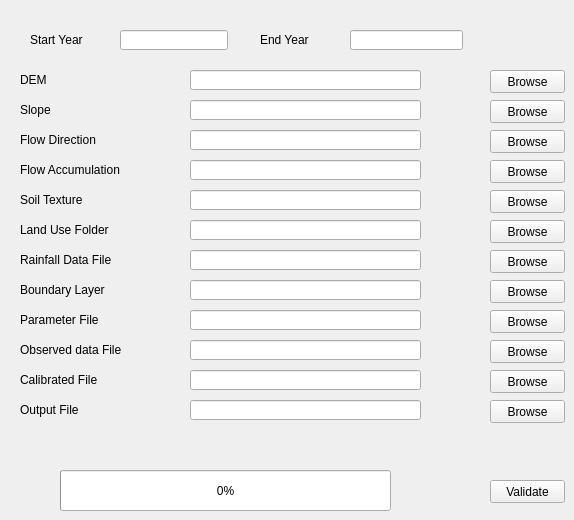
         <widget class="QWidget" name="Validation">
          <attribute name="title">
           <string>Validation</string>
          </attribute>
          <widget class="QLabel" name="LB_VA_8">
           <property name="geometry">
            <rect>
             <x>20</x>
             <y>280</y>
             <width>141</width>
             <height>20</height>
            </rect>
           </property>
           <property name="text">
            <string>Boundary Layer</string>
           </property>
          </widget>
          <widget class="QLabel" name="LB_VA_EY">
           <property name="geometry">
            <rect>
             <x>260</x>
             <y>30</y>
             <width>71</width>
             <height>20</height>
            </rect>
           </property>
           <property name="text">
            <string>End Year</string>
           </property>
          </widget>
          <widget class="QLabel" name="LB_VA_4">
           <property name="geometry">
            <rect>
             <x>20</x>
             <y>160</y>
             <width>151</width>
             <height>20</height>
            </rect>
           </property>
           <property name="text">
            <string>Flow Accumulation</string>
           </property>
          </widget>
          <widget class="QLabel" name="LB_VA_3">
           <property name="geometry">
            <rect>
             <x>20</x>
             <y>130</y>
             <width>131</width>
             <height>20</height>
            </rect>
           </property>
           <property name="text">
            <string>Flow Direction</string>
           </property>
          </widget>
          <widget class="QLabel" name="LB_VA_9">
           <property name="geometry">
            <rect>
             <x>20</x>
             <y>310</y>
             <width>141</width>
             <height>20</height>
            </rect>
           </property>
           <property name="text">
            <string>Parameter File</string>
           </property>
          </widget>
          <widget class="QPushButton" name="PB_VA_1">
           <property name="geometry">
            <rect>
             <x>490</x>
             <y>70</y>
             <width>75</width>
             <height>23</height>
            </rect>
           </property>
           <property name="text">
            <string>Browse</string>
           </property>
          </widget>
          <widget class="QPushButton" name="Cal_MR_A_3">
           <property name="geometry">
            <rect>
             <x>490</x>
             <y>480</y>
             <width>75</width>
             <height>23</height>
            </rect>
           </property>
           <property name="text">
            <string>Validate</string>
           </property>
          </widget>
          <widget class="QLabel" name="LB_VA_1">
           <property name="geometry">
            <rect>
             <x>20</x>
             <y>70</y>
             <width>71</width>
             <height>20</height>
            </rect>
           </property>
           <property name="text">
            <string>DEM</string>
           </property>
          </widget>
          <widget class="QLabel" name="LB_VA_5">
           <property name="geometry">
            <rect>
             <x>20</x>
             <y>190</y>
             <width>141</width>
             <height>20</height>
            </rect>
           </property>
           <property name="text">
            <string>Soil Texture</string>
           </property>
          </widget>
          <widget class="QPushButton" name="PB_VA_2">
           <property name="geometry">
            <rect>
             <x>490</x>
             <y>100</y>
             <width>75</width>
             <height>23</height>
            </rect>
           </property>
           <property name="text">
            <string>Browse</string>
           </property>
          </widget>
          <widget class="QPushButton" name="PB_VA_5">
           <property name="geometry">
            <rect>
             <x>490</x>
             <y>190</y>
             <width>75</width>
             <height>23</height>
            </rect>
           </property>
           <property name="text">
            <string>Browse</string>
           </property>
          </widget>
          <widget class="QLabel" name="LB_VA_10">
           <property name="geometry">
            <rect>
             <x>20</x>
             <y>340</y>
             <width>141</width>
             <height>20</height>
            </rect>
           </property>
           <property name="text">
            <string>Observed data File</string>
           </property>
          </widget>
          <widget class="QPushButton" name="PB_VA_6">
           <property name="geometry">
            <rect>
             <x>490</x>
             <y>220</y>
             <width>75</width>
             <height>23</height>
            </rect>
           </property>
           <property name="text">
            <string>Browse</string>
           </property>
          </widget>
          <widget class="QPushButton" name="PB_VA_3">
           <property name="geometry">
            <rect>
             <x>490</x>
             <y>130</y>
             <width>75</width>
             <height>23</height>
            </rect>
           </property>
           <property name="text">
            <string>Browse</string>
           </property>
          </widget>
          <widget class="QPushButton" name="PB_VA_8">
           <property name="geometry">
            <rect>
             <x>490</x>
             <y>280</y>
             <width>75</width>
             <height>23</height>
            </rect>
           </property>
           <property name="text">
            <string>Browse</string>
           </property>
          </widget>
          <widget class="QLabel" name="LB_VA_7">
           <property name="geometry">
            <rect>
             <x>20</x>
             <y>250</y>
             <width>141</width>
             <height>20</height>
            </rect>
           </property>
           <property name="text">
            <string>Rainfall Data File</string>
           </property>
          </widget>
          <widget class="QPushButton" name="PB_VA_11">
           <property name="geometry">
            <rect>
             <x>490</x>
             <y>370</y>
             <width>75</width>
             <height>23</height>
            </rect>
           </property>
           <property name="text">
            <string>Browse</string>
           </property>
          </widget>
          <widget class="QPushButton" name="PB_VA_10">
           <property name="geometry">
            <rect>
             <x>490</x>
             <y>340</y>
             <width>75</width>
             <height>23</height>
            </rect>
           </property>
           <property name="text">
            <string>Browse</string>
           </property>
          </widget>
          <widget class="QPushButton" name="PB_VA_9">
           <property name="geometry">
            <rect>
             <x>490</x>
             <y>310</y>
             <width>75</width>
             <height>23</height>
            </rect>
           </property>
           <property name="text">
            <string>Browse</string>
           </property>
          </widget>
          <widget class="QProgressBar" name="PG_VA">
           <property name="geometry">
            <rect>
             <x>60</x>
             <y>470</y>
             <width>331</width>
             <height>41</height>
            </rect>
           </property>
           <property name="value">
            <number>0</number>
           </property>
          </widget>
          <widget class="QPushButton" name="PB_VA_7">
           <property name="geometry">
            <rect>
             <x>490</x>
             <y>250</y>
             <width>75</width>
             <height>23</height>
            </rect>
           </property>
           <property name="text">
            <string>Browse</string>
           </property>
          </widget>
          <widget class="QPushButton" name="PB_VA_4">
           <property name="geometry">
            <rect>
             <x>490</x>
             <y>160</y>
             <width>75</width>
             <height>23</height>
            </rect>
           </property>
           <property name="text">
            <string>Browse</string>
           </property>
          </widget>
          <widget class="QLineEdit" name="LE_VA_EY">
           <property name="geometry">
            <rect>
             <x>350</x>
             <y>30</y>
             <width>113</width>
             <height>20</height>
            </rect>
           </property>
          </widget>
          <widget class="QLabel" name="LB_VA_2">
           <property name="geometry">
            <rect>
             <x>20</x>
             <y>100</y>
             <width>81</width>
             <height>20</height>
            </rect>
           </property>
           <property name="text">
            <string>Slope</string>
           </property>
          </widget>
          <widget class="QLineEdit" name="LE_VA_SY">
           <property name="geometry">
            <rect>
             <x>120</x>
             <y>30</y>
             <width>108</width>
             <height>20</height>
            </rect>
           </property>
          </widget>
          <widget class="QLabel" name="LB_VA_11">
           <property name="geometry">
            <rect>
             <x>20</x>
             <y>370</y>
             <width>131</width>
             <height>20</height>
            </rect>
           </property>
           <property name="text">
            <string>Calibrated File</string>
           </property>
          </widget>
          <widget class="QLabel" name="LB_VA_SY">
           <property name="geometry">
            <rect>
             <x>30</x>
             <y>30</y>
             <width>81</width>
             <height>20</height>
            </rect>
           </property>
           <property name="text">
            <string>Start Year</string>
           </property>
          </widget>
          <widget class="QLabel" name="LB_VA_6">
           <property name="geometry">
            <rect>
             <x>20</x>
             <y>220</y>
             <width>131</width>
             <height>20</height>
            </rect>
           </property>
           <property name="text">
            <string>Land Use Folder</string>
           </property>
          </widget>
          <widget class="QPushButton" name="PB_VA_12">
           <property name="geometry">
            <rect>
             <x>490</x>
             <y>400</y>
             <width>75</width>
             <height>23</height>
            </rect>
           </property>
           <property name="text">
            <string>Browse</string>
           </property>
          </widget>
          <widget class="QLabel" name="LB_VA_12">
           <property name="geometry">
            <rect>
             <x>20</x>
             <y>400</y>
             <width>81</width>
             <height>20</height>
            </rect>
           </property>
           <property name="text">
            <string>Output File</string>
           </property>
          </widget>
          <widget class="QLineEdit" name="LE_VA_1">
           <property name="geometry">
            <rect>
             <x>190</x>
             <y>70</y>
             <width>231</width>
             <height>20</height>
            </rect>
           </property>
          </widget>
          <widget class="QLineEdit" name="LE_VA_2">
           <property name="geometry">
            <rect>
             <x>190</x>
             <y>100</y>
             <width>231</width>
             <height>20</height>
            </rect>
           </property>
          </widget>
          <widget class="QLineEdit" name="LE_VA_3">
           <property name="geometry">
            <rect>
             <x>190</x>
             <y>130</y>
             <width>231</width>
             <height>20</height>
            </rect>
           </property>
          </widget>
          <widget class="QLineEdit" name="LE_VA_4">
           <property name="geometry">
            <rect>
             <x>190</x>
             <y>160</y>
             <width>231</width>
             <height>20</height>
            </rect>
           </property>
          </widget>
          <widget class="QLineEdit" name="LE_VA_5">
           <property name="geometry">
            <rect>
             <x>190</x>
             <y>190</y>
             <width>231</width>
             <height>20</height>
            </rect>
           </property>
          </widget>
          <widget class="QLineEdit" name="LE_VA_6">
           <property name="geometry">
            <rect>
             <x>190</x>
             <y>220</y>
             <width>231</width>
             <height>20</height>
            </rect>
           </property>
          </widget>
          <widget class="QLineEdit" name="LE_VA_7">
           <property name="geometry">
            <rect>
             <x>190</x>
             <y>250</y>
             <width>231</width>
             <height>20</height>
            </rect>
           </property>
          </widget>
          <widget class="QLineEdit" name="LE_VA_8">
           <property name="geometry">
            <rect>
             <x>190</x>
             <y>280</y>
             <width>231</width>
             <height>20</height>
            </rect>
           </property>
          </widget>
          <widget class="QLineEdit" name="LE_VA_9">
           <property name="geometry">
            <rect>
             <x>190</x>
             <y>310</y>
             <width>231</width>
             <height>20</height>
            </rect>
           </property>
          </widget>
          <widget class="QLineEdit" name="LE_VA_10">
           <property name="geometry">
            <rect>
             <x>190</x>
             <y>340</y>
             <width>231</width>
             <height>20</height>
            </rect>
           </property>
          </widget>
          <widget class="QLineEdit" name="LE_VA_11">
           <property name="geometry">
            <rect>
             <x>190</x>
             <y>370</y>
             <width>231</width>
             <height>20</height>
            </rect>
           </property>
          </widget>
          <widget class="QLineEdit" name="LE_VA_12">
           <property name="geometry">
            <rect>
             <x>190</x>
             <y>400</y>
             <width>231</width>
             <height>20</height>
            </rect>
           </property>
          </widget>
         </widget>
